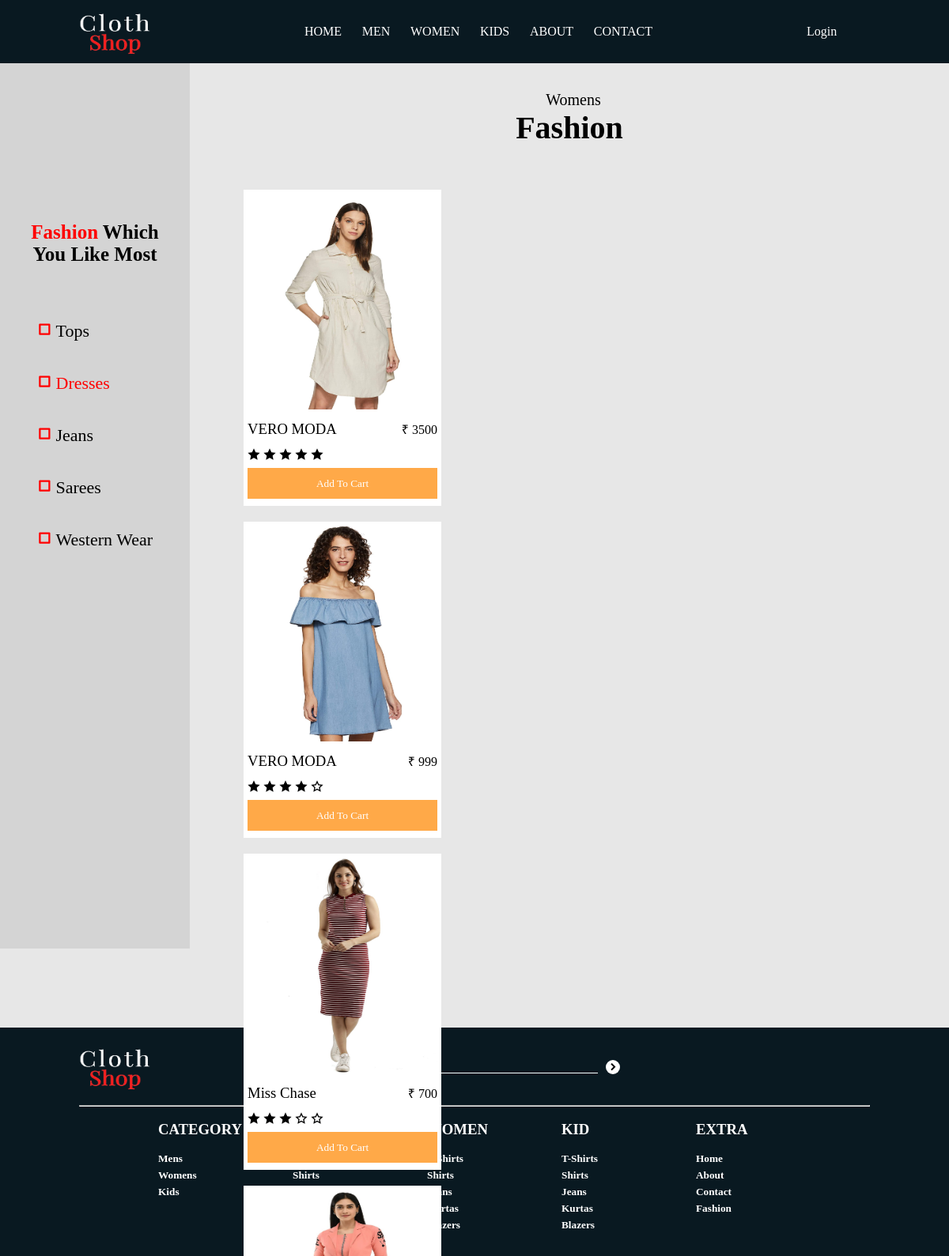
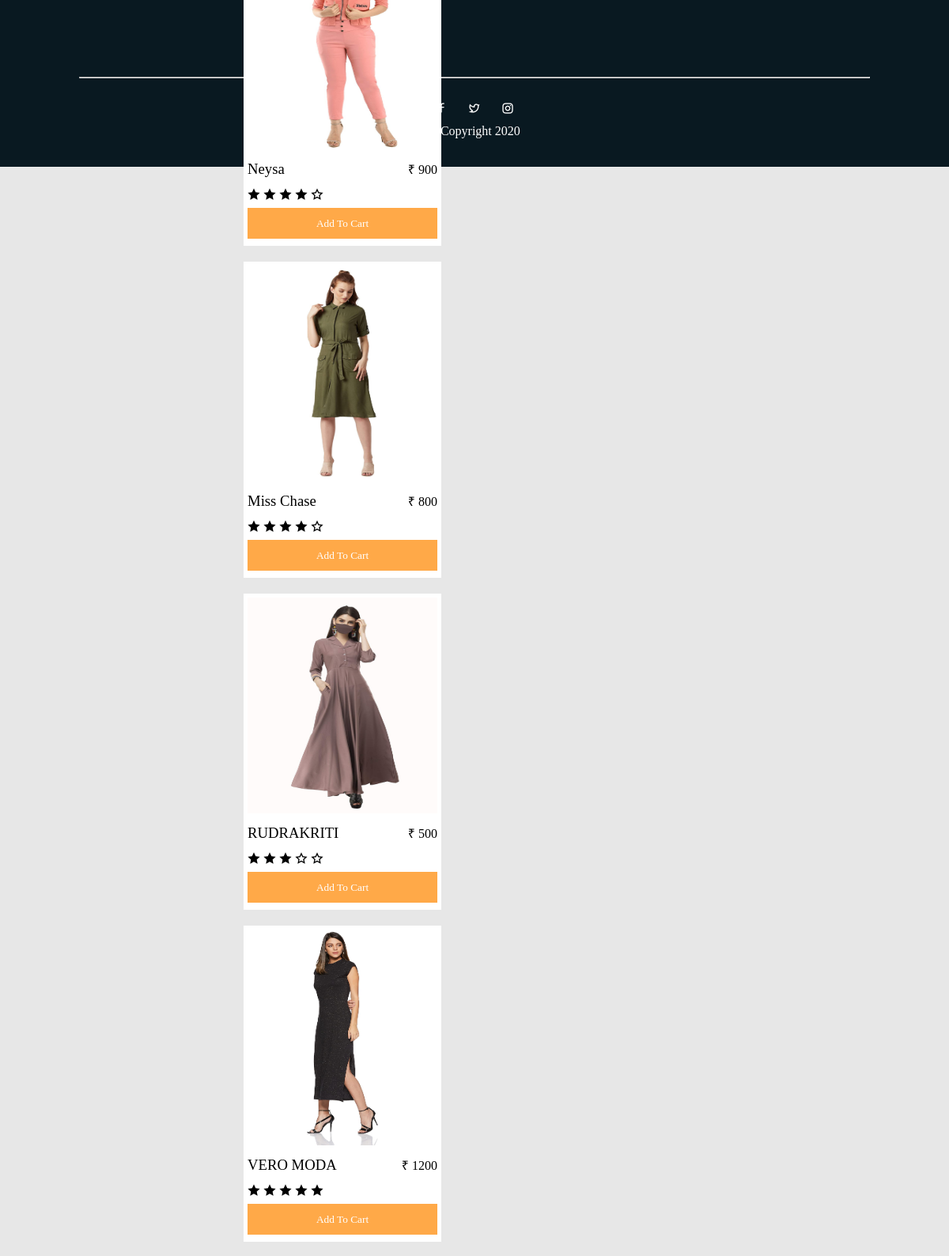
/management/womens_dresses/ (upper part), run on the app's committed database (2 pictures, top to bottom).
### management/models.py (models this page shows, shortened)
class Products(models.Model):
    title = models.CharField(max_length=30,null=True,blank=True)
    price = models.IntegerField(null=True,blank=True)
    description = models.TextField(null=True,blank=True)
    category = models.CharField(null=True,blank=True,max_length=30,choices=Given_categories,default=1)
    stars = models.IntegerField(null=True,blank=True,validators=[MaxValueValidator])
    Image = models.FileField(null=True,blank=True)
    Image1 = models.FileField(null=True,blank=True)
    Image2 = models.FileField(null=True,blank=True)
    availability = models.BooleanField(null=True,blank=True,default=True)
    latestArrival = models.BooleanField(null=True,blank=True,default=False)
    bestSeller = models.BooleanField(null=True,blank=True,default=False)

### management/views.py (the view)
# urls.py: path("womens_dresses/",Womens_Dresses,name='womens_dresses'),
def Womens_Dresses(request):
    womensdresses = Products.objects.filter(category="Womens-Dresses")
    d = {'womensdresses':womensdresses}
    return render(request,'womens_dresses.html',d)

### customer/templatetags/stars.py (called while the page is built)
@register.simple_tag()
def countStars(totalstars):
    list = []
    for i in range(0,totalstars):
        list.append(i)
    return list

@register.simple_tag()
def countStars2(totalStars):
    totalStars2 = 5 - totalStars
    list2 = []
    for i in range(0,totalStars2):
        list2.append(i)
    return list2

### templates/womens_dresses.html (shortened to what this page needs)
{% extends "base.html" %}
{% block body %}
{% load static %}
{% load stars %}
    <div id="mensShirtHome">
      <div id="mensShirtNav">
        <h4><span style="color: red;">Fashion </span> Which You Like Most</h4>
        <ul>
          <a href="{% url 'womens_tops' %}" > <i class="ri-checkbox-blank-line"></i> Tops</a>
          <a href="{% url 'womens_dresses' %}" style="color: red;"> <i class="ri-checkbox-blank-line"></i> Dresses</a>
          <a href="{% url 'womens_jeans' %}"> <i class="ri-checkbox-blank-line"></i> Jeans</a>
          <a href="{% url 'womens_saree' %}"> <i class="ri-checkbox-blank-line"></i> Sarees</a>
          <a href="{% url 'womens_westernwear' %}"> <i class="ri-checkbox-blank-line"></i> Western Wear</a>
        </ul>
      </div>
      <div id="mensShirtContent">
        <div id="mensFashionHeading" data-aos="slide-down">
          <p>Womens</p>
          <h3>Fashion</h3>
        </div>
        <div
          id="mensShirtContentCards"
          class="swiper-container s5"
          data-aos="slide-left"
          data-aos-duration="1000"
        >
          <div class="swiper-wrapper">
            {% for i in womensdresses %}
            <div id="msccCard" class="swiper-slide">
              <div id="msccCardImg">
                <img src="{{ i.Image.url }}" alt="" />
              </div>
              <div id="msccCardTop">
                <h3>{{ i.title }}</h3>
                <p>&#8377; {{ i.price }}</p>
              </div>
              <div id="msccCardMid">
                {% countStars i.stars as y %}
                {% for k in y %}
                <i class="ri-star-fill"></i>
                {% endfor %}
                {% countStars2 i.stars as m %}
                {% for l in m %}
                <i class="ri-star-line"></i>
                {% endfor %}
              </div>
              <div id="msccCardBottom">
                <button><a href="{% url 'shop' i.id %}" style="color: #fff;">Add To Cart</a></button>
              </div>
            </div>
            {% endfor %}
          </div>
        </div>
      </div>
    </div>
    {% endblock body %}

### static/style.css (style rules this page uses)
* { padding: 0%; margin: 0%; text-decoration: none; box-sizing: border-box; outline: none; }
html,body { height: 100%; width: 100%; background-color: rgb(231, 231, 231); }
#mensFashionHeading { margin: 30px 0; display:flex; flex-direction: column; justify-content: center; align-items: center; height: 10vh; font-family: Pristina; }
#mensFashionHeading p { font-size: 20px; }
#mensFashionHeading h3 { font-size: 40px; }
#mensShirtHome { display: flex; }
#mensShirtNav { height: 140vh; width: 20%; background-color: #d4d4d4; display: flex; flex-direction: column; align-items: center; padding: 200px 20px; }
#mensShirtNav h4 { font-size: 25px; text-align: center; font-family: Playfair Display; }
#mensShirtNav ul { margin-top:50px; display: flex; flex-direction: column; }
#mensShirtNav ul a { font-size: 22px; margin: 20px 0; font-weight: 500; color:black; font-family: Playfair Display; }
#mensShirtNav ul a i { color: red; font-size: 18px; font-weight: 600; }
#mensShirtContent { display: flex; flex-direction: column; align-items: center; justify-content: space-between; height: 100%; width: 80%; }
#mensShirtContentCards { min-height: 120vh; width: 90%; display: flex; align-items: center; flex-wrap: wrap; }
#msccCard { height: 50vh; width: 250px !important; background-color: white !important; margin: 20px; overflow: hidden; padding: 5px; }
#msccCardImg { position: relative; height: 70%; overflow: hidden; }
#msccCardImg img { height: 100%; width: 100%; transition: all 1s ease; }
#msccCardTop { height: 10%; display: flex; align-items: center; justify-content: space-between; font-family: Montserrat; margin:5px 0; }
#msccCardTop h3 { font-weight: 400; }
#msccCardBottom { height: 10%; }
#msccCardBottom button { margin: 5px 0; height: 100%; width: 100%; background-color: #Ffa948; border:none; text-align: center; font-family: Playfair Display; color: white; }
.s5 { height: 120vh; }
#cartProductDetails h3,p { margin-left: 10px; text-align: left; }

### data on the page
Products: Image (picture), title "VERO MODA", price "3500"
Products: Image (picture), title "VERO MODA", price "999"
Products: Image (picture), title "Miss Chase", price "700"
Products: Image (picture), title "Neysa", price "900"
Products: Image (picture), title "Miss Chase", price "800"
Products: Image (picture), title "RUDRAKRITI", price "500"
Products: Image (picture), title "VERO MODA", price "1200"
